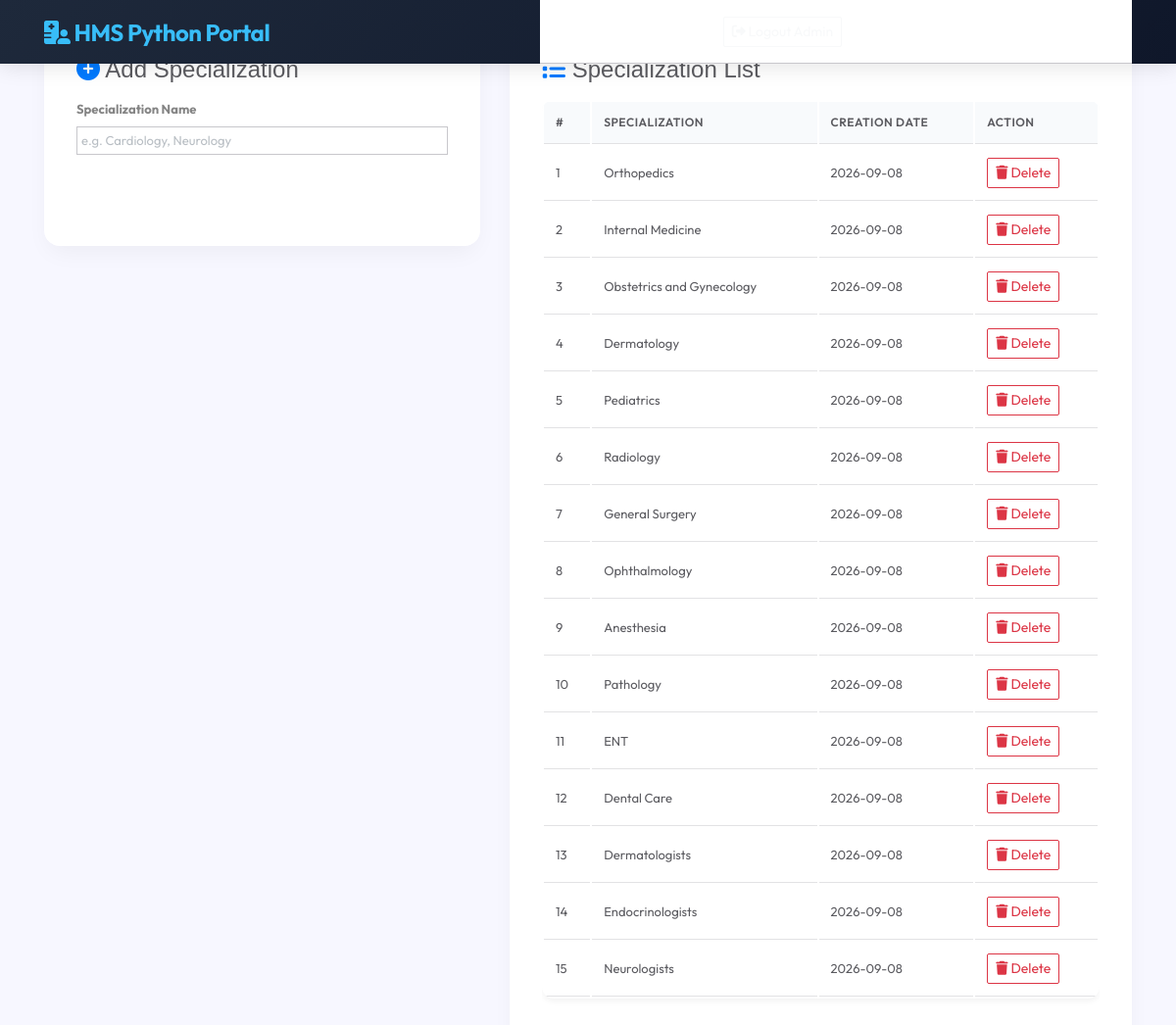
Screenshot of /admin/doctor-specialization (signed in) with the database file from the repository.
### models.py (models this page shows)
class DoctorSpecialization(db.Model):
    __tablename__ = 'doctorspecilization'
    id = db.Column(db.Integer, primary_key=True, autoincrement=True)
    specilization = db.Column(db.String(255), nullable=True)
    creationDate = db.Column(db.DateTime, default=datetime.utcnow)
    updationDate = db.Column(db.DateTime, onupdate=datetime.utcnow)

### routes/admin_routes.py (the view, shortened to what this page needs)
@admin_bp.route('/doctor-specialization', methods=['GET', 'POST'])
@admin_required
def doctor_specialization():
    specs = DoctorSpecialization.query.all()
    return render_template('admin/doctor_specialization.html', specs=specs)

### utils.py (called while the page is built)
def admin_required(f):
    @wraps(f)
    def decorated_function(*args, **kwargs):
        if 'admin_id' not in session:
            flash('Please log in to access the admin portal.', 'warning')
            return redirect(url_for('admin.login'))
        return f(*args, **kwargs)
    return decorated_function

### templates/admin/doctor_specialization.html (shortened to what this page needs)
{% extends 'base.html' %}
{% block content %}
<div class="row g-4">
    <div class="col-md-5">
        <div class="glass-card">
            <h4 class="fw-bold mb-3"><i class="fas fa-plus-circle text-primary me-2"></i> Add Specialization</h4>
            <form method="POST" action="{{ url_for('admin.doctor_specialization') }}">
                <div class="mb-3">
                    <label class="form-label font-weight-bold">Specialization Name</label>
                    <input type="text" name="doctorspecilization" class="form-control" placeholder="e.g. Cardiology, Neurology" required>
                </div>
                <button type="submit" class="btn btn-primary-custom btn-custom w-100 py-2"><i class="fas fa-check me-1"></i> Add Specialization</button>
            </form>
        </div>
    </div>
    <div class="col-md-7">
        <div class="glass-card">
            <h4 class="fw-bold mb-3"><i class="fas fa-list text-primary me-2"></i> Specialization List</h4>
            <div class="table-responsive">
                <table class="table table-hover align-middle table-custom">
                    <thead>
                        <tr>
                            <th>#</th>
                            <th>Specialization</th>
                            <th>Creation Date</th>
                            <th>Action</th>
                        </tr>
                    </thead>
                    <tbody>
                        {% if specs %}
                            {% for s in specs %}
                            <tr>
                                <td>{{ loop.index }}</td>
                                <td class="fw-bold">{{ s.specilization }}</td>
                                <td>{{ s.creationDate.strftime('%Y-%m-%d') if s.creationDate else 'N/A' }}</td>
                                <td>
                                    <a href="{{ url_for('admin.delete_specialization', id=s.id) }}" class="btn btn-sm btn-outline-danger" onclick="return confirm('Delete this specialization?');"><i class="fas fa-trash me-1"></i> Delete</a>
                                </td>
                            </tr>
                            {% endfor %}
                        {% else %}
                            <tr>
                                <td colspan="4" class="text-center py-4 text-muted">No specializations created yet.</td>
                            </tr>
                        {% endif %}
                    </tbody>
                </table>
            </div>
        </div>
    </div>
</div>
{% endblock %}

### templates/base.html (shortened to what this page needs)
<!DOCTYPE html>
<html lang="en">
<head>
    <link rel="stylesheet" href="https://cdnjs.cloudflare.com/ajax/libs/font-awesome/6.4.0/css/all.min.css">
    <link rel="stylesheet" href="{{ url_for('static', filename='assets/css/bootstrap.min.css') }}">
    <link rel="stylesheet" href="{{ url_for('static', filename='assets/css/style.css') }}">
    <link rel="stylesheet" href="{{ url_for('static', filename='assets/css/extra.css') }}">
    <link rel="stylesheet" href="{{ url_for('static', filename='hms_assets/css/styles.css') }}">
</head>
<body>
    <nav class="navbar navbar-expand-lg navbar-dark navbar-custom sticky-top py-3">
        <div class="container">
            <a class="navbar-brand" href="{{ url_for('public.index') }}">
                <i class="fas fa-hospital-user me-2"></i> HMS Python Portal
            </a>
            <div class="collapse navbar-collapse" id="navbarNav">
                <ul class="navbar-nav ms-auto align-items-center">
                    <li class="nav-item me-3"><a class="nav-link text-white" href="{{ url_for('public.index') }}"><i class="fas fa-home me-1"></i> Home</a></li>
                    {% if session.get('patient_id') %}
                        <li class="nav-item"><a class="nav-link text-white" href="{{ url_for('patient.dashboard') }}"><i class="fas fa-columns me-1"></i> Patient Dashboard</a></li>
                        <li class="nav-item"><a class="btn btn-outline-light btn-sm ms-2" href="{{ url_for('patient.logout') }}"><i class="fas fa-sign-out-alt me-1"></i> Logout ({{ session.get('patient_name') }})</a></li>
                    {% elif session.get('admin_id') %}
                        <li class="nav-item"><a class="nav-link text-white" href="{{ url_for('admin.dashboard') }}"><i class="fas fa-columns me-1"></i> Admin Panel</a></li>
                        <li class="nav-item"><a class="btn btn-outline-light btn-sm ms-2" href="{{ url_for('admin.logout') }}"><i class="fas fa-sign-out-alt me-1"></i> Logout Admin</a></li>
                    {% endif %}
                </ul>
            </div>
        </div>
    </nav>
    <div class="container my-4">
        {% block content %}{% endblock %}
    </div>
</body>
</html>

### static/assets/css/style.css (style rules this page uses)
* { margin: 0px; padding: 0px; list-style: none; }
a { text-decoration: none; outline: none; color: #444; }
ul { margin-bottom: 0; padding-left: 0; }
a:hover, a:focus, input, textarea { text-decoration: none; outline: none; }
html, body { height: 100%; }
::placeholder { color: #747f8a !important; font-size: 13px; opacity: .5 !important; }
h1, h2, h3, h4, h5, h6 { font-family: "mouse-500", Arial, Helvetica, sans-serif; }
body { background-color: #f7f7ff !important; font-family: "mouse-300", Arial, Helvetica, sans-serif; color: #6A6A6A; }
.btn { box-shadow: 0 3px 1px -2px rgba(0, 0, 0, 0.2), 0 2px 2px 0 rgba(0, 0, 0, 0.14), 0 1px 5px 0 rgba(0, 0, 0, 0.12); border-radius: 2px; }
.form-control { background-color: #F8F8F8; margin-bottom: 20px; }

### templates/base.html (style rules this page uses)
:root { --primary: #2563eb; --primary-dark: #1d4ed8; --secondary: #0f172a; --accent: #06b6d4; --bg-light: #f8fafc; --card-shadow: 0 10px 25px -5px rgba(0, 0, 0, 0.05), 0 8px 10px -6px rgba(0, 0, 0, 0.01); }
body { font-family: 'Outfit', sans-serif; background-color: #f1f5f9; color: #334155; }
.navbar-custom { background: linear-gradient(135deg, #1e293b 0%, #0f172a 100%); box-shadow: 0 4px 20px rgba(0,0,0,0.1); }
.navbar-custom .navbar-brand { font-weight: 700; font-size: 1.5rem; color: #38bdf8 !important; letter-spacing: -0.5px; }
.glass-card { background: rgba(255, 255, 255, 0.95); backdrop-filter: blur(10px); border-radius: 16px; border: 1px solid rgba(255, 255, 255, 0.2); box-shadow: var(--card-shadow); padding: 2rem; margin-bottom: 2rem; transition: transform 0.2s ease, box-shadow 0.2s ease; }
.btn-custom { border-radius: 10px; padding: 0.6rem 1.4rem; font-weight: 600; transition: all 0.2s ease; }
.btn-primary-custom { background: linear-gradient(135deg, var(--primary) 0%, var(--primary-dark) 100%); border: none; color: #fff; }
.table-custom { background: #fff; border-radius: 12px; overflow: hidden; box-shadow: 0 4px 6px -1px rgba(0, 0, 0, 0.05); }
.table-custom th { background: #f8fafc; color: #475569; font-weight: 600; text-transform: uppercase; font-size: 0.75rem; letter-spacing: 0.5px; border-bottom: 2px solid #e2e8f0; }

### rows the page displays
DoctorSpecialization: specilization "Orthopedics", creationDate "2026-09-08"
DoctorSpecialization: specilization "Internal Medicine", creationDate "2026-09-08"
DoctorSpecialization: specilization "Obstetrics and Gynecology", creationDate "2026-09-08"
DoctorSpecialization: specilization "Dermatology", creationDate "2026-09-08"
DoctorSpecialization: specilization "Pediatrics", creationDate "2026-09-08"
DoctorSpecialization: specilization "Radiology", creationDate "2026-09-08"
DoctorSpecialization: specilization "General Surgery", creationDate "2026-09-08"
DoctorSpecialization: specilization "Ophthalmology", creationDate "2026-09-08"
DoctorSpecialization: specilization "Anesthesia", creationDate "2026-09-08"
DoctorSpecialization: specilization "Pathology", creationDate "2026-09-08"
DoctorSpecialization: specilization "ENT", creationDate "2026-09-08"
DoctorSpecialization: specilization "Dental Care", creationDate "2026-09-08"
DoctorSpecialization: specilization "Dermatologists", creationDate "2026-09-08"
DoctorSpecialization: specilization "Endocrinologists", creationDate "2026-09-08"
DoctorSpecialization: specilization "Neurologists", creationDate "2026-09-08"
